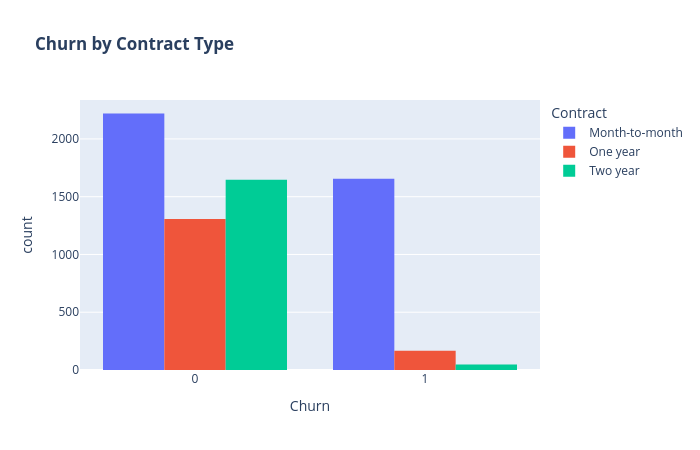

Notebook code cell kept with this figure:
### Markdown cell above
The dataset is **imbalanced**: roughly 26.5% of customers churned vs 73.5% who stayed. This matters a lot for model evaluation later - accuracy alone will be misleading, and we'll need to handle the imbalance explicitly (see Section 7, SMOTE).

### Code cell
fig = px.histogram(data, x='Churn', color='Contract', barmode='group',
                    title='<b>Churn by Contract Type</b>')
fig.update_layout(width=700, height=450, bargap=0.2)
fig.show()

### Figure 1 — Plotly figure (JSON) as saved in the notebook; plotly's stock layout.template omitted (floating-point values rounded to 4 significant figures; data arrays with more than 128 entries replaced by an {"elided": "..."} marker saying what was removed)
{"data": [{"alignmentgroup": "True", "bingroup": "x", "hovertemplate": "Contract=Month-to-month<br>Churn=%{x}<br>count=%{y}<extra></extra>", "legendgroup": "Month-to-month", "marker": {"color": "#636efa", "pattern": {"shape": ""}}, "name": "Month-to-month", "offsetgroup": "Month-to-month", "orientation": "v", "showlegend": true, "type": "histogram", "x": {"elided": "3875 int values"}, "xaxis": "x", "yaxis": "y"}, {"alignmentgroup": "True", "bingroup": "x", "hovertemplate": "Contract=One year<br>Churn=%{x}<br>count=%{y}<extra></extra>", "legendgroup": "One year", "marker": {"color": "#EF553B", "pattern": {"shape": ""}}, "name": "One year", "offsetgroup": "One year", "orientation": "v", "showlegend": true, "type": "histogram", "x": {"elided": "1473 int values"}, "xaxis": "x", "yaxis": "y"}, {"alignmentgroup": "True", "bingroup": "x", "hovertemplate": "Contract=Two year<br>Churn=%{x}<br>count=%{y}<extra></extra>", "legendgroup": "Two year", "marker": {"color": "#00cc96", "pattern": {"shape": ""}}, "name": "Two year", "offsetgroup": "Two year", "orientation": "v", "showlegend": true, "type": "histogram", "x": {"elided": "1695 int values"}, "xaxis": "x", "yaxis": "y"}], "layout": {"bargap": 0.2, "barmode": "group", "height": 450, "legend": {"title": {"text": "Contract"}, "tracegroupgap": 0}, "title": {"text": "<b>Churn by Contract Type</b>"}, "width": 700, "xaxis": {"anchor": "y", "domain": [0, 1], "title": {"text": "Churn"}}, "yaxis": {"anchor": "x", "domain": [0, 1], "title": {"text": "count"}}}}
